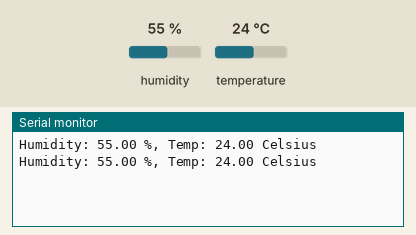
This sketch was run on a simulated Arduino Uno, built with avr-gcc and run on an emulated ATmega328P. On the bench: the last lines printed to the serial monitor. The test bench sets the inputs (shaded band); at power-on: humidity 55 %, temperature 24 °C.

Above: at 6.8 s.
6.9 s: humidity set to 22 %
At 11.4 s:
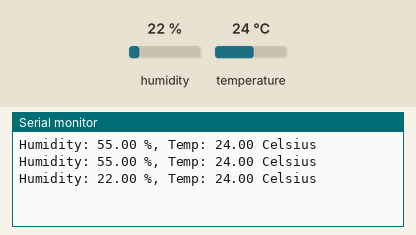
12.3 s: temperature set to 12 °C
At 14.7 s:
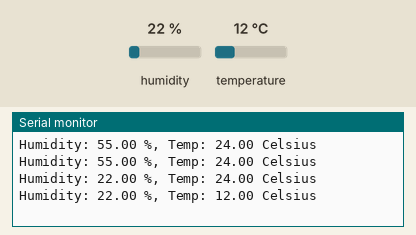
17.7 s: humidity set to 40 %
At 19.2 s:
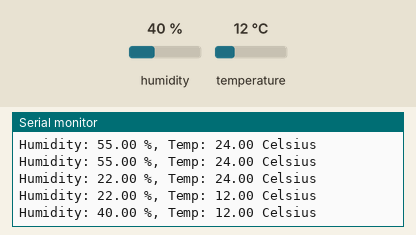
Timing chart, 0 to 20.7 s (numbered marks = the images above; inputs shaded):
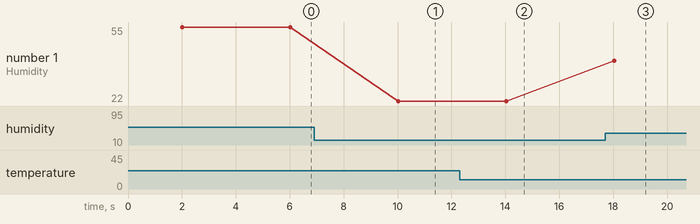

Measured:
- after the input at 6.9 s, the serial monitor: prints a new line after 3.1 s (image 1)
- after the input at 12.3 s, the serial monitor: prints a new line after 1.7 s (image 2)
- after the input at 17.7 s, the serial monitor: prints a new line after 0.33 s (image 3)
- plotted number 1: 55 → 22 after the input at 6.9 s, 22 → 40 after the input at 17.7 s

The sketch:

temp___humidity.ino
```cpp
/* How to use the DHT-22 sensor with Arduino uno
   Temperature and humidity sensor
*/

#include <DHT.h>;

//Constants

DHT dht(A2, DHT22); //// Initialize DHT sensor for normal 16mhz Arduino


//Variables
int chk;
float hum;  //Stores humidity value
float temp; //Stores temperature value

void setup()
{
  Serial.begin(9600);
  dht.begin();
}

void loop()
{
    delay(2000);
    //Read data and store it to variables hum and temp
    hum = dht.readHumidity();
    temp= dht.readTemperature();
    //Print temp and humidity values to serial monitor
    Serial.print("Humidity: ");
    Serial.print(hum);
    Serial.print(" %, Temp: ");
    Serial.print(temp);
    Serial.println(" Celsius");
    delay(2000); //Delay 2 sec.
}
```
